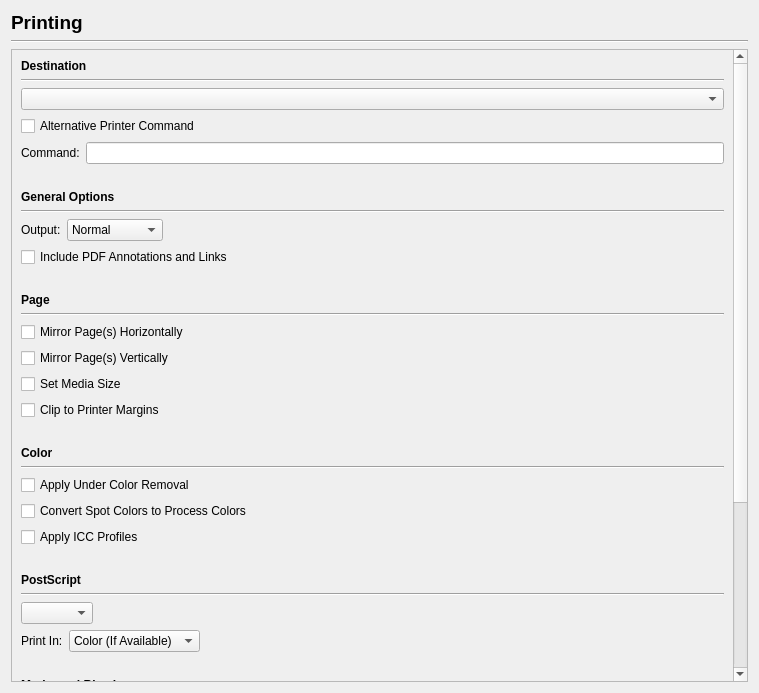
<?xml version="1.0" encoding="UTF-8"?>
<ui version="4.0">
 <author>Petr Vanek &lt;petr@scribus.info&gt;</author>
 <comment>General prefs panel</comment>
 <class>Prefs_Printer</class>
 <widget class="QWidget" name="Prefs_Printer">
  <property name="geometry">
   <rect>
    <x>0</x>
    <y>0</y>
    <width>759</width>
    <height>693</height>
   </rect>
  </property>
  <property name="windowTitle">
   <string>Form</string>
  </property>
  <layout class="QVBoxLayout" name="verticalLayout">
   <item>
    <widget class="QLabel" name="titleLabel">
     <property name="font">
      <font>
       <pointsize>14</pointsize>
       <weight>75</weight>
       <bold>true</bold>
      </font>
     </property>
     <property name="text">
      <string>Printing</string>
     </property>
    </widget>
   </item>
   <item>
    <widget class="Line" name="line">
     <property name="orientation">
      <enum>Qt::Horizontal</enum>
     </property>
    </widget>
   </item>
   <item>
    <widget class="QScrollArea" name="scrollArea">
     <property name="widgetResizable">
      <bool>true</bool>
     </property>
     <widget class="QWidget" name="scrollAreaWidgetContents_2">
      <property name="geometry">
       <rect>
        <x>0</x>
        <y>-413</y>
        <width>716</width>
        <height>1035</height>
       </rect>
      </property>
      <layout class="QVBoxLayout" name="verticalLayout_2">
       <item>
        <widget class="QLabel" name="label">
         <property name="font">
          <font>
           <weight>75</weight>
           <bold>true</bold>
          </font>
         </property>
         <property name="text">
          <string>Destination</string>
         </property>
        </widget>
       </item>
       <item>
        <widget class="Line" name="line_2">
         <property name="orientation">
          <enum>Qt::Horizontal</enum>
         </property>
        </widget>
       </item>
       <item>
        <widget class="QComboBox" name="destinationComboBox"/>
       </item>
       <item>
        <widget class="QCheckBox" name="useAltPrinterCmdCheckBox">
         <property name="text">
          <string>Alternative Printer Command</string>
         </property>
        </widget>
       </item>
       <item>
        <layout class="QHBoxLayout" name="horizontalLayout">
         <item>
          <widget class="QLabel" name="label_2">
           <property name="text">
            <string>Command:</string>
           </property>
          </widget>
         </item>
         <item>
          <widget class="QLineEdit" name="altPrinterCmdLineEdit"/>
         </item>
        </layout>
       </item>
       <item>
        <spacer>
         <property name="orientation">
          <enum>Qt::Vertical</enum>
         </property>
         <property name="sizeType">
          <enum>QSizePolicy::Fixed</enum>
         </property>
         <property name="sizeHint" stdset="0">
          <size>
           <width>20</width>
           <height>20</height>
          </size>
         </property>
        </spacer>
       </item>
       <item>
        <widget class="QLabel" name="label_4">
         <property name="font">
          <font>
           <weight>75</weight>
           <bold>true</bold>
          </font>
         </property>
         <property name="text">
          <string>General Options</string>
         </property>
        </widget>
       </item>
       <item>
        <widget class="Line" name="line_3">
         <property name="orientation">
          <enum>Qt::Horizontal</enum>
         </property>
        </widget>
       </item>
       <item>
        <layout class="QHBoxLayout" name="horizontalLayout_2">
         <item>
          <widget class="QLabel" name="label_3">
           <property name="text">
            <string>Output:</string>
           </property>
          </widget>
         </item>
         <item>
          <widget class="QComboBox" name="outputComboBox">
           <item>
            <property name="text">
             <string>Normal</string>
            </property>
           </item>
           <item>
            <property name="text">
             <string>Separations</string>
            </property>
           </item>
          </widget>
         </item>
         <item>
          <spacer name="horizontalSpacer_4">
           <property name="orientation">
            <enum>Qt::Horizontal</enum>
           </property>
           <property name="sizeHint" stdset="0">
            <size>
             <width>40</width>
             <height>20</height>
            </size>
           </property>
          </spacer>
         </item>
        </layout>
       </item>
       <item>
        <widget class="QCheckBox" name="includePDFAnnotationsCheckBox">
         <property name="text">
          <string>Include PDF Annotations and Links</string>
         </property>
        </widget>
       </item>
       <item>
        <spacer name="verticalSpacer_3">
         <property name="orientation">
          <enum>Qt::Vertical</enum>
         </property>
         <property name="sizeType">
          <enum>QSizePolicy::Fixed</enum>
         </property>
         <property name="sizeHint" stdset="0">
          <size>
           <width>20</width>
           <height>20</height>
          </size>
         </property>
        </spacer>
       </item>
       <item>
        <widget class="QLabel" name="label_5">
         <property name="font">
          <font>
           <weight>75</weight>
           <bold>true</bold>
          </font>
         </property>
         <property name="text">
          <string>Page</string>
         </property>
        </widget>
       </item>
       <item>
        <widget class="Line" name="line_4">
         <property name="orientation">
          <enum>Qt::Horizontal</enum>
         </property>
        </widget>
       </item>
       <item>
        <widget class="QCheckBox" name="pageMirrorHorizontallyCheckBox">
         <property name="text">
          <string>Mirror Page(s) Horizontally</string>
         </property>
        </widget>
       </item>
       <item>
        <widget class="QCheckBox" name="pageMirrorVerticallyCheckBox">
         <property name="text">
          <string>Mirror Page(s) Vertically</string>
         </property>
        </widget>
       </item>
       <item>
        <widget class="QCheckBox" name="setMediaSizeCheckBox">
         <property name="text">
          <string>Set Media Size</string>
         </property>
        </widget>
       </item>
       <item>
        <widget class="QCheckBox" name="clipToPrinterMarginsCheckBox">
         <property name="text">
          <string>Clip to Printer Margins</string>
         </property>
        </widget>
       </item>
       <item>
        <spacer name="verticalSpacer">
         <property name="orientation">
          <enum>Qt::Vertical</enum>
         </property>
         <property name="sizeType">
          <enum>QSizePolicy::Fixed</enum>
         </property>
         <property name="sizeHint" stdset="0">
          <size>
           <width>20</width>
           <height>20</height>
          </size>
         </property>
        </spacer>
       </item>
       <item>
        <widget class="QLabel" name="label_6">
         <property name="font">
          <font>
           <weight>75</weight>
           <bold>true</bold>
          </font>
         </property>
         <property name="text">
          <string>Color</string>
         </property>
        </widget>
       </item>
       <item>
        <widget class="Line" name="line_5">
         <property name="orientation">
          <enum>Qt::Horizontal</enum>
         </property>
        </widget>
       </item>
       <item>
        <widget class="QCheckBox" name="applyUnderColorRemovalCheckBox">
         <property name="text">
          <string>Apply Under Color Removal</string>
         </property>
        </widget>
       </item>
       <item>
        <widget class="QCheckBox" name="convertSpotsToProcessCheckBox">
         <property name="text">
          <string>Convert Spot Colors to Process Colors</string>
         </property>
        </widget>
       </item>
       <item>
        <widget class="QCheckBox" name="applyICCProfilesCheckBox">
         <property name="text">
          <string>Apply ICC Profiles</string>
         </property>
        </widget>
       </item>
       <item>
        <spacer name="verticalSpacer_2">
         <property name="orientation">
          <enum>Qt::Vertical</enum>
         </property>
         <property name="sizeType">
          <enum>QSizePolicy::Fixed</enum>
         </property>
         <property name="sizeHint" stdset="0">
          <size>
           <width>20</width>
           <height>20</height>
          </size>
         </property>
        </spacer>
       </item>
       <item>
        <widget class="QLabel" name="label_7">
         <property name="font">
          <font>
           <weight>75</weight>
           <bold>true</bold>
          </font>
         </property>
         <property name="text">
          <string>PostScript</string>
         </property>
        </widget>
       </item>
       <item>
        <widget class="Line" name="line_6">
         <property name="orientation">
          <enum>Qt::Horizontal</enum>
         </property>
        </widget>
       </item>
       <item>
        <layout class="QHBoxLayout" name="horizontalLayout_3">
         <item>
          <widget class="QComboBox" name="postscriptLevelComboBox">
           <property name="sizePolicy">
            <sizepolicy hsizetype="Preferred" vsizetype="Fixed">
             <horstretch>0</horstretch>
             <verstretch>0</verstretch>
            </sizepolicy>
           </property>
          </widget>
         </item>
         <item>
          <spacer name="horizontalSpacer">
           <property name="orientation">
            <enum>Qt::Horizontal</enum>
           </property>
           <property name="sizeHint" stdset="0">
            <size>
             <width>40</width>
             <height>20</height>
            </size>
           </property>
          </spacer>
         </item>
        </layout>
       </item>
       <item>
        <layout class="QHBoxLayout" name="horizontalLayout_4">
         <item>
          <widget class="QLabel" name="label_8">
           <property name="text">
            <string>Print In:</string>
           </property>
          </widget>
         </item>
         <item>
          <widget class="QComboBox" name="postscriptPrintToColorComboBox">
           <item>
            <property name="text">
             <string>Color (If Available)</string>
            </property>
           </item>
           <item>
            <property name="text">
             <string>Grayscale</string>
            </property>
           </item>
          </widget>
         </item>
         <item>
          <spacer name="horizontalSpacer_2">
           <property name="orientation">
            <enum>Qt::Horizontal</enum>
           </property>
           <property name="sizeHint" stdset="0">
            <size>
             <width>40</width>
             <height>20</height>
            </size>
           </property>
          </spacer>
         </item>
        </layout>
       </item>
       <item>
        <spacer name="verticalSpacer_4">
         <property name="orientation">
          <enum>Qt::Vertical</enum>
         </property>
         <property name="sizeType">
          <enum>QSizePolicy::Fixed</enum>
         </property>
         <property name="sizeHint" stdset="0">
          <size>
           <width>20</width>
           <height>20</height>
          </size>
         </property>
        </spacer>
       </item>
       <item>
        <widget class="QLabel" name="label_9">
         <property name="font">
          <font>
           <weight>75</weight>
           <bold>true</bold>
          </font>
         </property>
         <property name="text">
          <string>Marks and Bleeds</string>
         </property>
        </widget>
       </item>
       <item>
        <widget class="Line" name="line_7">
         <property name="orientation">
          <enum>Qt::Horizontal</enum>
         </property>
        </widget>
       </item>
       <item>
        <widget class="QCheckBox" name="cropMarksCheckBox">
         <property name="text">
          <string>Crop Marks</string>
         </property>
        </widget>
       </item>
       <item>
        <widget class="QCheckBox" name="bleedMarksCheckBox">
         <property name="text">
          <string>Bleed Marks</string>
         </property>
        </widget>
       </item>
       <item>
        <widget class="QCheckBox" name="registrationMarksCheckBox">
         <property name="text">
          <string>Registration Marks</string>
         </property>
        </widget>
       </item>
       <item>
        <widget class="QCheckBox" name="colorBarsCheckBox">
         <property name="text">
          <string>Color Bars</string>
         </property>
        </widget>
       </item>
       <item>
        <layout class="QHBoxLayout" name="horizontalLayout_5">
         <item>
          <widget class="QLabel" name="label_10">
           <property name="text">
            <string>Offset:</string>
           </property>
          </widget>
         </item>
         <item>
          <widget class="ScrSpinBox" name="markOffsetSpinBox"/>
         </item>
         <item>
          <spacer name="horizontalSpacer_3">
           <property name="orientation">
            <enum>Qt::Horizontal</enum>
           </property>
           <property name="sizeHint" stdset="0">
            <size>
             <width>40</width>
             <height>20</height>
            </size>
           </property>
          </spacer>
         </item>
        </layout>
       </item>
       <item>
        <spacer name="verticalSpacer_7">
         <property name="orientation">
          <enum>Qt::Vertical</enum>
         </property>
         <property name="sizeType">
          <enum>QSizePolicy::Fixed</enum>
         </property>
         <property name="sizeHint" stdset="0">
          <size>
           <width>20</width>
           <height>20</height>
          </size>
         </property>
        </spacer>
       </item>
       <item>
        <widget class="QLabel" name="label_11">
         <property name="font">
          <font>
           <weight>75</weight>
           <bold>true</bold>
          </font>
         </property>
         <property name="text">
          <string>Bleed Settings</string>
         </property>
        </widget>
       </item>
       <item>
        <widget class="Line" name="line_8">
         <property name="orientation">
          <enum>Qt::Horizontal</enum>
         </property>
        </widget>
       </item>
       <item>
        <layout class="QHBoxLayout" name="horizontalLayout_7">
         <item>
          <widget class="NewMarginWidget" name="bleedsWidget" native="true"/>
         </item>
         <item>
          <spacer name="horizontalSpacer_7">
           <property name="orientation">
            <enum>Qt::Horizontal</enum>
           </property>
           <property name="sizeHint" stdset="0">
            <size>
             <width>40</width>
             <height>20</height>
            </size>
           </property>
          </spacer>
         </item>
        </layout>
       </item>
       <item>
        <spacer name="verticalSpacer_5">
         <property name="orientation">
          <enum>Qt::Vertical</enum>
         </property>
         <property name="sizeHint" stdset="0">
          <size>
           <width>20</width>
           <height>40</height>
          </size>
         </property>
        </spacer>
       </item>
      </layout>
     </widget>
    </widget>
   </item>
  </layout>
 </widget>
 <customwidgets>
  <customwidget>
   <class>ScrSpinBox</class>
   <extends>QSpinBox</extends>
   <header location="global">ui/scrspinbox.h</header>
  </customwidget>
  <customwidget>
   <class>NewMarginWidget</class>
   <extends>QWidget</extends>
   <header location="global">ui/newmarginwidget.h</header>
   <container>1</container>
  </customwidget>
 </customwidgets>
 <resources/>
 <connections/>
</ui>
